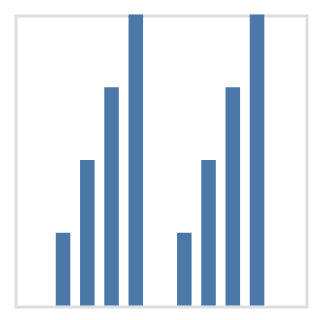

This figure's Vega-Lite source:
### Vega-Lite specification from a JSON file in a GitHub repository (floating-point values rounded to 4 significant figures)
{"mark": {"type": "bar"}, "encoding": {"x": {"field": "x", "type": "quantitative", "axis": null}, "y": {"field": "y", "type": "quantitative", "axis": null}}, "width": 100, "height": 100, "data": {"values": [{"x": 0, "y": 0}, {"x": 2, "y": 2}, {"x": 4, "y": 4}, {"x": 6, "y": 6}, {"x": 8, "y": 8}, {"x": 10, "y": 0}, {"x": 12, "y": 2}, {"x": 14, "y": 4}, {"x": 16, "y": 6}, {"x": 18, "y": 8}, {"x": 20, "y": 0}]}}
